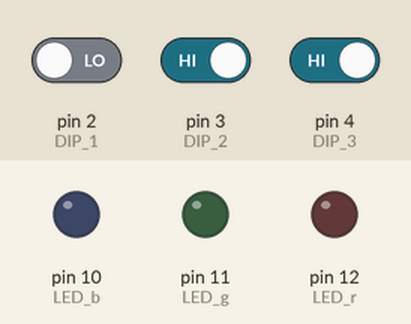
This sketch was run on a simulated Arduino Uno, built with avr-gcc and run on an emulated ATmega328P. Shown: output pins drawn as LEDs (lit = HIGH). Dashed ring = blinking. The inputs (shaded band) are chosen by the test bench; at power-on: pin 3 (DIP_2) HIGH, pin 2 (DIP_1) LOW, pin 4 (DIP_3) HIGH.

Above: at 1.2 s.
1.3 s: pin 3 (DIP_2) driven LOW
At 1.45 s:
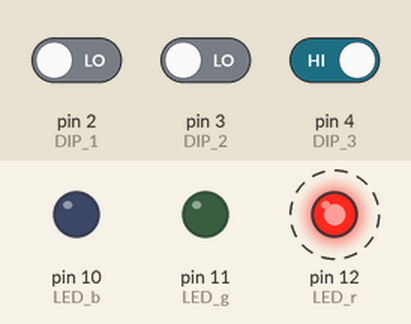
4.3 s: pin 2 (DIP_1) driven HIGH
At 4.75 s:
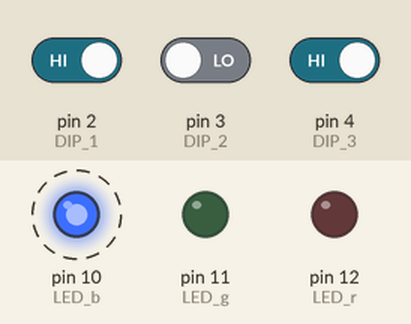
5.8 s: pin 4 (DIP_3) driven LOW
At 6.05 s:
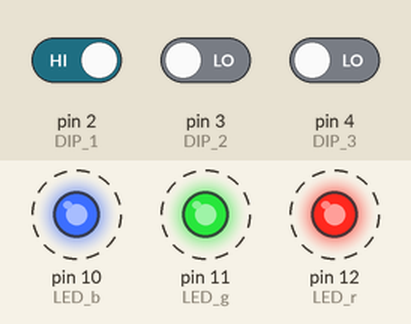
8.8 s: pin 4 (DIP_3) driven HIGH
At 8.8 s:
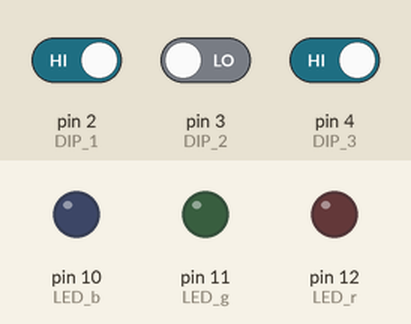
10.3 s: pin 2 (DIP_1) driven LOW
At 10.75 s:
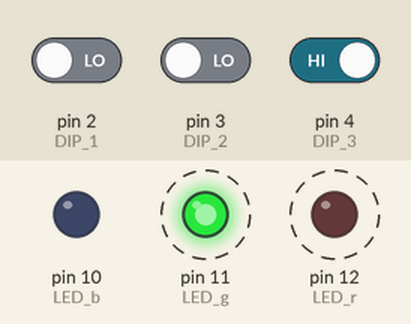
Timing chart, 0 to 14.3 s (numbered marks = the images above; inputs shaded):
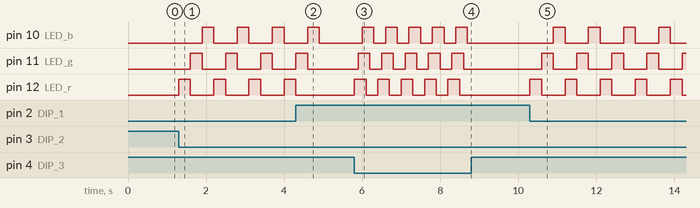

The sketch:

Day5_3LEDs_partyMode.ino
```cpp
/*
 * 30 Days - Lost in Space
 * Day 4 - Cabin Lighting
 *
 * Learn more at https://inventr.io/adventure
 *
 * In addition to our cabin lights we have lights in the storage room and even some
 * exterior lights.  Let's extend our previous project by adding the others and use
 * all three switches on our DIP switch module.  Each time through our loop() code we'll
 * check each switch, and set the corresponding light's state appropriately.
 *
 * Alex Eschenauer
 * David Schmidt
 * Greg Lyzenga
 */

/*
 * Arduino concepts introduced/documented in this lesson.
 * - const: Better than #define for defining constants that do not change
 * - byte: A data type representing an unsigned 8 bit integer (values from 0 to 255)
 *         Equivalent to "unsigned char" or "uint8_t" which are sometimes seen.
 *
 * Parts and electronics concepts introduced in this lesson.
 * - Use of breadboard "power rails" to allow us to use one 5V and one GND pin on
 *   HERO to connect to multiple components on our breadboard.
 */

#include "Arduino.h"  // include information about our HERO

/*
 * #define vs. const
 *
 * Until now we have been using #define to define our constants.  When the C language
 * was first created that was the only way to define constants.  However, because
 * of the way #define operates there were instances where the use of #define can
 * cause and hide bugs in programs.
 *
 * Becasuse of this, the language maintainers added a new C commands named "const".
 * For most Arduino programs it operates much the same, though it does contain some
 * additional type information that can help communicate how it is to be used.
 *
 * You will see both used in Arduino code and libraries.  However the general
 * language calls for preferring the use of "const" over using #define.  Our first
 * sketches have used #define so that you are familiar with them and see how they
 * work, but from this lesson on we will be using the preferred "const" expression
 * to define our constants.
 *
 * Here, on Day 4 we will show *both* versions, with the #define version commented
 * out to prevent compile errors.  This will help you learn the difference between
 * them.  After today the sketches will only use the preferred "const" versions.
 */

// Each lander light will be controlled using a different pin on our HERO.
// We will use three different color LEDs to make it more clear which switch
// controls which light.

/*
 * The "const" declaration adds another word that will indicate what type of value
 * is to be represented.  Since pins are small numbers they fit into a "byte", which
 * is an unsigned integer value that can hold values from 0 to 255.
 *
 * Other types you may sometimes see in various Arduino code are "uint8_t" or
 * "unsigned char" which are the same as "byte".  We will use the term "byte"
 * in our lessons to indicate 8 bit unsigned integers.
 */
// #define LED_b 10             // pin controlling the cabin lights
// #define LED_g 11           // pin controlling the storage lights
// #define LED_r 12           // pin controlling the exterior lights
const byte LED_b = 10;    // pin controlling the cabin lights
const byte LED_g = 11;  // pin controlling the storage lights
const byte LED_r = 12;  // pin controlling the exterior lights

// We will use a different input pin for each of our DIP switches and
// we'll label them using the color of the LED that each switch will control.
// #define DIP_1 2             // cabin lights controlled by switch 1
// #define DIP_2 3           // storage lights controlled by switch 2
// #define DIP_3 4           // exterior lights controlled by switch 3
const byte DIP_1 = 2;    // cabin lights controlled by switch 1
const byte DIP_2 = 3;  // storage lights controlled by switch 2
const byte DIP_3 = 4;  // exterior lights controlled by switch 3

// the setup function runs once when you press reset or power the board
void setup() {
  // Configure our LED control pins as OUTPUT pins
  pinMode(LED_b, OUTPUT);    // pin controlling the cabin lights
  pinMode(LED_g, OUTPUT);  // pin controlling the storage lights
  pinMode(LED_r, OUTPUT);  // pin controlling the exterior lights

  // Configure the switch pins as INPUT pins
  pinMode(DIP_1, INPUT);    // pin connected to switch 1 (cabin lights)
  pinMode(DIP_2, INPUT);  // pin connected to switch 2 (storage lights)
  pinMode(DIP_3, INPUT);  // pin connected to switch 3 (exterior lights)
}

// Each time through loop() we will check each switch in turn and set each light's
// state appropriately.
void loop() {
  // DIP123 = [100] --- waterfall mode
  if (digitalRead(DIP_1) == HIGH & digitalRead(DIP_2) == LOW  & digitalRead(DIP_3) == LOW ) {
    digitalWrite(LED_r, HIGH);              // turn on LED by providing HIGH voltage (5v)
    delay(100);
    digitalWrite(LED_g, HIGH);              // turn on LED by providing HIGH voltage (5v)
    delay(100);
    digitalWrite(LED_b, HIGH);              // turn on LED by providing HIGH voltage (5v)
    delay(100);
    digitalWrite(LED_r, LOW);              // turn on LED by providing HIGH voltage (5v)
    delay(100);
    digitalWrite(LED_g, LOW);              // turn on LED by providing HIGH voltage (5v)
    delay(100);
    digitalWrite(LED_b, LOW);              // turn on LED by providing HIGH voltage (5v)
    delay(100);
  } else {
    //digitalWrite(LED_b, LOW);  // turn off LED by setting output to LOW (zero volts)
  }

  // DIP123 = [010] --- unison blink
  if (digitalRead(DIP_1) == LOW & digitalRead(DIP_2) == HIGH  & digitalRead(DIP_3) == LOW ) {
    digitalWrite(LED_r, HIGH);              // turn on LED by providing HIGH voltage (5v)
    digitalWrite(LED_g, HIGH);              // turn on LED by providing HIGH voltage (5v)
    digitalWrite(LED_b, HIGH);              // turn on LED by providing HIGH voltage (5v)
    delay(500);
    digitalWrite(LED_r, LOW);              // turn on LED by providing HIGH voltage (5v)
    digitalWrite(LED_g, LOW);              // turn on LED by providing HIGH voltage (5v)
    digitalWrite(LED_b, LOW);              // turn on LED by providing HIGH voltage (5v)
    delay(500);
  } else {
    //digitalWrite(LED_g, LOW);  // turn off LED by setting output to LOW (zero volts)
  }

  // DIP123 = [001] --- sequential blink
  if (digitalRead(DIP_1) == LOW & digitalRead(DIP_2) == LOW  & digitalRead(DIP_3) == HIGH ) {
    digitalWrite(LED_r, HIGH);              // turn on LED by providing HIGH voltage (5v)
    delay(300);
    digitalWrite(LED_r, LOW);              // turn on LED by providing HIGH voltage (5v)
    digitalWrite(LED_g, HIGH);              // turn on LED by providing HIGH voltage (5v)
    delay(300);
    digitalWrite(LED_g, LOW);              // turn on LED by providing HIGH voltage (5v)
    digitalWrite(LED_b, HIGH);              // turn on LED by providing HIGH voltage (5v)
    delay(300);
    digitalWrite(LED_b, LOW);              // turn on LED by providing HIGH voltage (5v)
  } else {
    //digitalWrite(LED_b, LOW);  // turn off LED by setting output to LOW (zero volts)
  }
}
```

Measured:
- after the input at 1.3 s, pin 10 (LED_b): alternates HIGH for 0.30 s and LOW for 0.60 s, starting after 0.60 s; pin 11 (LED_g): alternates HIGH for 0.30 s and LOW for 0.60 s, starting after 0.30 s; pin 12 (LED_r): alternates HIGH for 0.30 s and LOW for 0.60 s, starting at once
- after the input at 4.3 s, pin 11 (LED_g): goes on until 4.6 s, then stays LOW; pin 12 (LED_r): goes on until 4.3 s, then stays LOW
- after the input at 5.8 s, pin 10 (LED_b): alternates HIGH for 0.30 s and LOW for 0.30 s, starting after 0.20 s; pin 11 (LED_g): alternates HIGH for 0.30 s and LOW for 0.30 s, starting after 0.10 s; pin 12 (LED_r): alternates HIGH for 0.30 s and LOW for 0.30 s, starting at once
- after the input at 8.8 s, pin 10 (LED_b), pin 11 (LED_g), pin 12 (LED_r): stops changing and stays LOW
- after the input at 10.3 s, pin 10 (LED_b): alternates HIGH for 0.30 s and LOW for 0.60 s, starting after 0.60 s; pin 11 (LED_g): alternates HIGH for 0.30 s and LOW for 0.60 s, starting after 0.30 s; pin 12 (LED_r): alternates HIGH for 0.30 s and LOW for 0.60 s, starting at once
